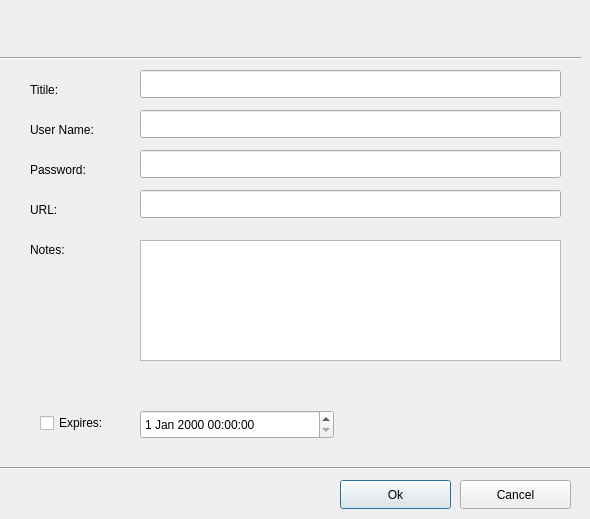
<?xml version="1.0" encoding="UTF-8"?>
<ui version="4.0">
 <class>AddPasswordDialog</class>
 <widget class="QDialog" name="AddPasswordDialog">
  <property name="geometry">
   <rect>
    <x>0</x>
    <y>0</y>
    <width>590</width>
    <height>519</height>
   </rect>
  </property>
  <property name="windowTitle">
   <string>Dialog</string>
  </property>
  <widget class="QLineEdit" name="title">
   <property name="geometry">
    <rect>
     <x>140</x>
     <y>70</y>
     <width>421</width>
     <height>28</height>
    </rect>
   </property>
  </widget>
  <widget class="QPushButton" name="writeButton">
   <property name="geometry">
    <rect>
     <x>340</x>
     <y>480</y>
     <width>111</width>
     <height>29</height>
    </rect>
   </property>
   <property name="text">
    <string>Ok</string>
   </property>
  </widget>
  <widget class="QLabel" name="label">
   <property name="geometry">
    <rect>
     <x>30</x>
     <y>80</y>
     <width>63</width>
     <height>20</height>
    </rect>
   </property>
   <property name="text">
    <string>Titile: </string>
   </property>
  </widget>
  <widget class="QLabel" name="label_2">
   <property name="geometry">
    <rect>
     <x>30</x>
     <y>120</y>
     <width>81</width>
     <height>20</height>
    </rect>
   </property>
   <property name="text">
    <string>User Name:</string>
   </property>
  </widget>
  <widget class="QLineEdit" name="username">
   <property name="geometry">
    <rect>
     <x>140</x>
     <y>110</y>
     <width>421</width>
     <height>28</height>
    </rect>
   </property>
  </widget>
  <widget class="QLabel" name="label_3">
   <property name="geometry">
    <rect>
     <x>30</x>
     <y>160</y>
     <width>71</width>
     <height>20</height>
    </rect>
   </property>
   <property name="text">
    <string>Password: </string>
   </property>
  </widget>
  <widget class="QLineEdit" name="password">
   <property name="geometry">
    <rect>
     <x>140</x>
     <y>150</y>
     <width>421</width>
     <height>28</height>
    </rect>
   </property>
  </widget>
  <widget class="QLabel" name="label_4">
   <property name="geometry">
    <rect>
     <x>30</x>
     <y>200</y>
     <width>63</width>
     <height>20</height>
    </rect>
   </property>
   <property name="text">
    <string>URL: </string>
   </property>
  </widget>
  <widget class="QLineEdit" name="url">
   <property name="geometry">
    <rect>
     <x>140</x>
     <y>190</y>
     <width>421</width>
     <height>28</height>
    </rect>
   </property>
  </widget>
  <widget class="QLabel" name="label_5">
   <property name="geometry">
    <rect>
     <x>30</x>
     <y>240</y>
     <width>63</width>
     <height>20</height>
    </rect>
   </property>
   <property name="text">
    <string>Notes:</string>
   </property>
  </widget>
  <widget class="QTextEdit" name="notes">
   <property name="geometry">
    <rect>
     <x>140</x>
     <y>240</y>
     <width>421</width>
     <height>121</height>
    </rect>
   </property>
  </widget>
  <widget class="Line" name="line">
   <property name="geometry">
    <rect>
     <x>0</x>
     <y>460</y>
     <width>591</width>
     <height>16</height>
    </rect>
   </property>
   <property name="orientation">
    <enum>Qt::Orientation::Horizontal</enum>
   </property>
  </widget>
  <widget class="QPushButton" name="cancelButton">
   <property name="geometry">
    <rect>
     <x>460</x>
     <y>480</y>
     <width>111</width>
     <height>29</height>
    </rect>
   </property>
   <property name="text">
    <string>Cancel</string>
   </property>
  </widget>
  <widget class="QDateTimeEdit" name="dateExpiresEdit">
   <property name="geometry">
    <rect>
     <x>140</x>
     <y>410</y>
     <width>194</width>
     <height>29</height>
    </rect>
   </property>
  </widget>
  <widget class="QCheckBox" name="checkBox">
   <property name="geometry">
    <rect>
     <x>40</x>
     <y>410</y>
     <width>93</width>
     <height>26</height>
    </rect>
   </property>
   <property name="text">
    <string>Expires: </string>
   </property>
  </widget>
  <widget class="Line" name="line_2">
   <property name="geometry">
    <rect>
     <x>0</x>
     <y>50</y>
     <width>581</width>
     <height>16</height>
    </rect>
   </property>
   <property name="orientation">
    <enum>Qt::Orientation::Horizontal</enum>
   </property>
  </widget>
 </widget>
 <resources/>
 <connections/>
</ui>
